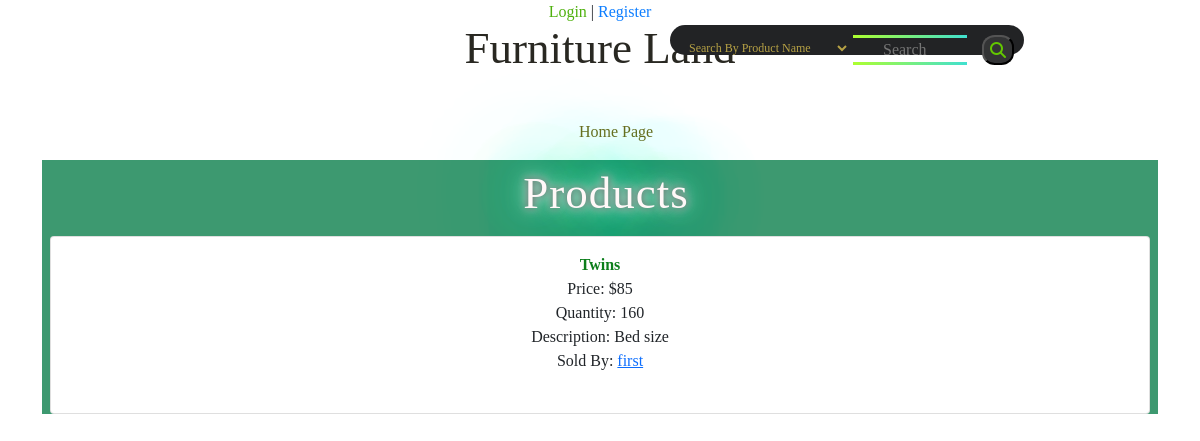
Before: / with the older database file.
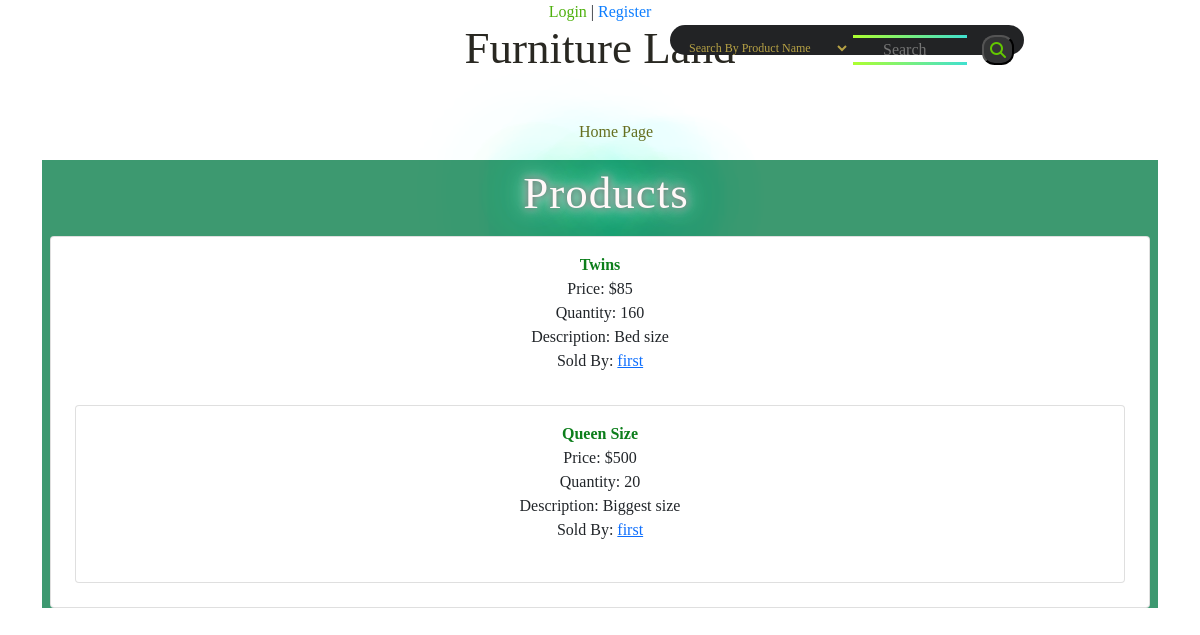
After: the same page with the newer database file.
### tables this page shows
CREATE TABLE `product` (
  `product_id` int(11) NOT NULL,
  `product_name` varchar(50) NOT NULL,
  `category_id` int(11) NOT NULL,
  `seller_id` int(11) NOT NULL,
  `available_quantity` int(11) NOT NULL,
  `price` int(11) NOT NULL,
  `description` text NOT NULL,
  `quality` tinyint(1) NOT NULL COMMENT ' 0 is new, 1 is somewhat used, 2 is very used'
);

CREATE TABLE `seller` (
  `seller_id` int(11) NOT NULL,
  `user_id` int(11) NOT NULL,
  `type` tinyint(1) NOT NULL COMMENT '0 is independent, 1 is business',
  `name` varchar(40) NOT NULL,
  `location` varchar(100) NOT NULL
);

### app/controllers/Main.php (called while the page is built, shortened)
<?php
        class Main extends \app\core\Controller {
            public function index() {
                $product = new \app\models\Product();
                $allProducts = $product->getAll();
                $this->view('Main/index', $allProducts);
            }
        }

### app/core/App.php (called while the page is built, shortened)
<?php
		class App {
			private $method = 'index';
			public function __construct() {
				$url = self::parseUrl();
				$this->controller = new $this->controller;
				$this->params = $url ? array_values($url) : [];
				call_user_func_array([$this->controller, $this->method], $this->params);
			}
		}

### index.php (called while the page is built, shortened)
<?php
    new \app\core\App();

### app/models/Product.php (called while the page is built, shortened)
<?php
        class Product extends \app\core\Model {
            function getAll() {
                $SQL = 'SELECT * FROM product';
                $STMT = self::$_connection->prepare($SQL);
                $STMT->execute();
                $STMT->setFetchMode(\PDO::FETCH_CLASS, "app\models\Product");
                return $STMT->fetchAll();
            }
        }

### app/core/DBConnection.php (called while the page is built, shortened)
<?php
		class DBConnection {
			static $connection = null;
			private function __construct() {
				if (self::$connection == null) {
					$host = 'localhost';
					$DBname = 'projectdb';
					$user = 'root';
					$password = '';
					self::$connection = new \PDO("mysql:host=$host;dbname=$DBname", $user, $password);
				}
			}
			public static function getInstance() {
				return self::$connection;
			}
		}

### app/models/Seller.php (called while the page is built, shortened)
<?php
    class Seller extends \app\core\Model {
        function get($seller_id) {
            $SQL = 'SELECT * FROM seller WHERE seller_id = :seller_id';
            $STMT = self::$_connection->prepare($SQL);
            $STMT->execute(['seller_id'=> $seller_id]);
            $STMT->setFetchMode(\PDO::FETCH_CLASS, "app\models\Seller");
            return $STMT->fetch();
        }
    }

### app/views/Product/index.php (the view, shortened to what this page needs)
<html>
	<head>
		<link rel="stylesheet" href="../public/css/style.css">
		<link href="https://cdn.jsdelivr.net/npm/bootstrap@5.1.3/dist/css/bootstrap.min.css" rel="stylesheet">
	</head>
	<body>
		<div class='products'>
		<h1 id='all'>Products</h1>
		<?php
			$seller = new \app\models\Seller();
          	foreach($data as $product){
	          	$currentSeller = $seller->get($product->seller_id);
				echo "<div class='card m-2'>
				<div class='card-body'>
				<b>$product->product_name</b> <br>
				Price: $$product->price <br>
				Quantity: $product->available_quantity <br>
				Description: $product->description <br>
				Sold By: <a href='/Seller/index/$currentSeller->seller_id'>$currentSeller->name</a> <br> <br>";
        }
        ?>
		</div>
	</body>
</html>

### app/core/Controller.php (shortened to what this page needs)
<?php
		class Controller {
			public function view($name, $data = []) {
				if (file_exists('app/views/' . $name . '.php'))
					include('app/views/' . $name . '.php');
				else
					echo 'app/views/' . $name . '.php does not exist';
			}
		}

### app/views/Main/index.php (shortened to what this page needs)
<html>
    <head>
        <link rel="stylesheet" href="../public/css/home.css">
    </head>
    <body>
        <div class='container'>
            <?php
                if (!isset($_SESSION['user_id']))
                    echo "<a id='log' href='/User/login'>Login</a> | <a id='reg' href='/User/register'>Register</a>";
                else
                    echo "<a href='/User/index'>My Profile</a> | <a href='/User/logout'>Logout</a>";
            ?>
            <h1>Furniture Land</h1>
            <br><br>
            <?php
                $this->view('Subviews/navigation');
                $this->view('Product/index', $data);
            ?>
        </div>
    </body>
</html>

### app/views/Subviews/navigation.php (shortened to what this page needs)
<div>
	<ul id='remove'><a class='home'href='/Main/index'>Home Page</a></ul>
</div>
<?php
       $this->view('Search/search');
   ?>

### app/views/Search/search.php (shortened to what this page needs)
<!DOCTYPE html>
<html lang="en">
<head>
</head>
<body>
<div class="search-box">
	<form method="post" action = "">
        <input class="search-text" type="text" name="search" placeholder="Search">
        <select id='select-option' name = "search_type">
            <option value = "product_name">Search By Product Name</option>
        </select>
        <button id='search' type="submit" name="action">
			<i class="fas fa-search"></i>
		</button>
    </form>
	</div>
</body>
</html>

### public/css/home.css (style rules this page uses)
.container { text-align: center; font-family: 'Trocchi', serif; font-weight: normal; }
.container h1 { color: #292822; font-family: 'Trocchi', serif; font-size: 45px; font-weight: normal; line-height: 48px; margin: 0; }
.home { text-shadow: center; color: #7a6d1e; text-decoration: none; }
#log { color: #4fb10e; text-transform: capitalize; text-shadow: #2f3640; text-decoration: none; }
#reg { color: #0d7eff; text-transform: capitalize; text-shadow: #2f3640; text-decoration: none; }
.search-box { position: absolute; top: 40px; right: -1px; transform: translate(-50%, -50%); background: #222325; height: 30px; border-radius: 40px; padding: 10px; }
.search-text { border: none; background: none; outline: none; border: 3px solid green; Text-align: 20px; padding-left: 30px; color: white; font-size: 16px; transition:1s; line-height: 22px; width: 120px; border-image: linear-gradient(to left, turquoise, greenyellow) 1 0; }
#select-option { border: none; background: none; outline: none; float: left; padding: 5px; color: rgb(182, 161, 69); font-size: 12px; transition: 0.4s; line-height: 40px; width: 170px; }
#search { color: #63c700; float: right; height: 30px; margin-left: 12px; border-radius: 40%; background: #333435; display: flex; justify-content: center; align-items: center; }
#remove { text-decoration: none; }

### public/css/style.css (style rules this page uses)
.products { background: #3D9970; }
h1#all { Letter-spacing: 1px; margin-left: 10px; color: rgb(255, 248, 248); text-shadow: 0 0 7px rgb(75, 72, 72), 0 0 10px #fff, 0 0 21px #fff, 0 0 42px #0fa, 0 0 82px #0fa, 0 0 92px #0fa, 0 0 102px #0fa, 0 0 151px #0fa; line-height: 1.5em; text-indent: 2px; }
b { color: #0c7e1b; }

Changed rows visible on the page:
added product: product_name "Queen Size", price "500", available_quantity "20", description "Biggest size", seller.name "first"
